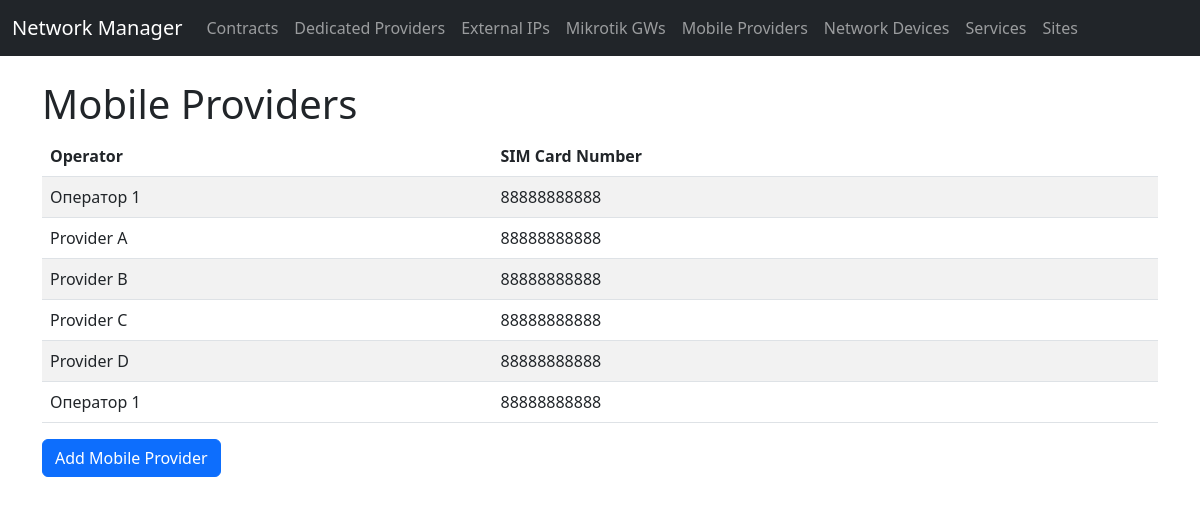
The page /mobile-providers/ on the database as committed earlier.
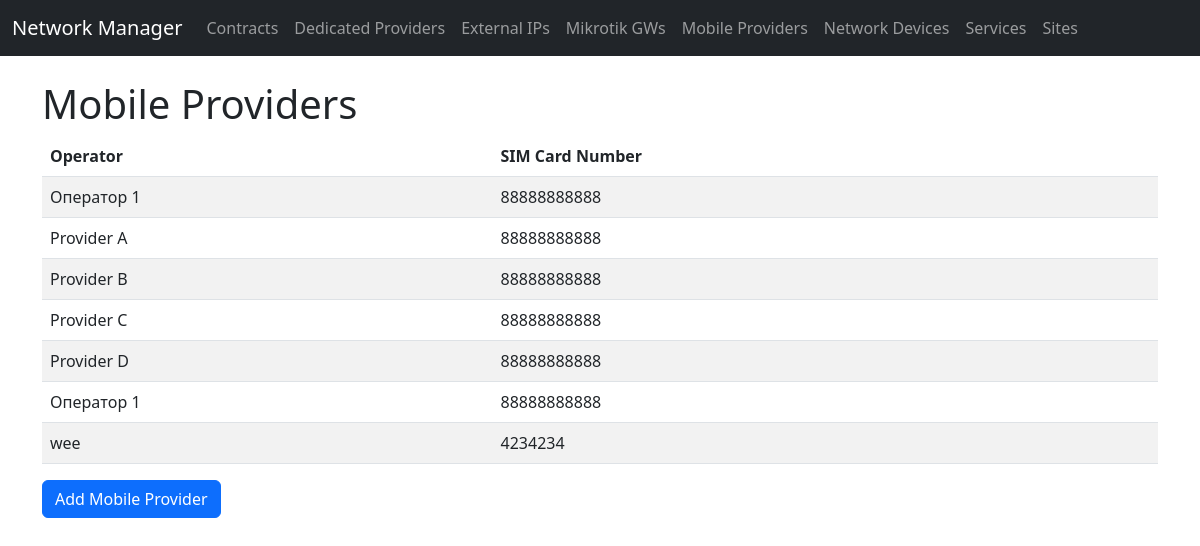
The same page on the database as committed later.
### network_manager/models.py (models this page shows, shortened)
class Service(models.Model):
    SERVICE_TYPES = [
        ('internet', 'Интернет'),
        ('telephony', 'Телефония'),
    ]
    CONNECTION_TYPES = [
        ('wired', 'Проводной'),
        ('radio', 'Радио'),
        ('lte', 'LTE'),
    ]
    SPEED_CHOICES = [
        ('10M', '10 Mbit/s'),
        ('100M', '100 Mbit/s'),
        ('1G', '1 Gbit/s'),
        ('10G', '10 Gbit/s'),
    ]
    service_type = models.CharField(max_length=50, choices=SERVICE_TYPES, verbose_name="Тип услуги")
    connection_type = models.CharField(max_length=50, choices=CONNECTION_TYPES, verbose_name="Способ подключения")
    speed = models.CharField(max_length=50, choices=SPEED_CHOICES, verbose_name="Скорость подключения")

class MobileProvider(Service):
    operator = models.CharField(max_length=255, verbose_name="Оператор")
    sim_card_number = models.CharField(max_length=20, verbose_name="Номер SIM-карты")

### network_manager/views.py (the view)
# urls.py: path('mobile-providers/', mobile_providers_list, name='mobile_providers_list'),
def mobile_providers_list(request):
    mobile_providers = MobileProvider.objects.all()
    return render(request, 'network_manager/mobile_providers_list.html', {'mobile_providers': mobile_providers})

### network_manager/templates/network_manager/mobile_providers_list.html (shortened to what this page needs)
{% extends 'base.html' %}
{% block content %}
<h1>Mobile Providers</h1>
<table class="table table-striped table-hover">
    <thead>
        <tr>
            <th>Operator</th>
            <th>SIM Card Number</th>
        </tr>
    </thead>
    <tbody>
        {% if mobile_providers %}
            {% for provider in mobile_providers %}
            <tr onclick="location.href='{% url 'edit_mobile_provider' provider.id %}'" style="cursor: pointer;">
                <td>{{ provider.operator }}</td>
                <td>{{ provider.sim_card_number }}</td>
            </tr>
            {% endfor %}
        {% else %}
            <tr>
                <td colspan="2">No mobile providers available.</td>
            </tr>
        {% endif %}
    </tbody>
</table>
<a href="{% url 'add_mobile_provider' %}" class="btn btn-primary">Add Mobile Provider</a>
{% endblock %}

Rows that differ between the two databases and show on the page:
added MobileProvider: operator "wee", sim_card_number "4234234"
